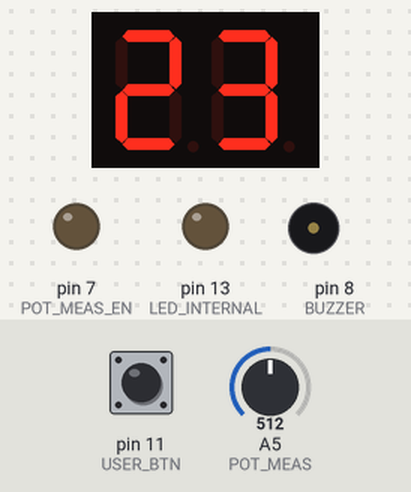
The sketch below on a simulated Arduino Uno, built with avr-gcc and run on an emulated ATmega328P. On the bench: 2-digit seven-segment display, output pins drawn as LEDs (lit = HIGH), buzzer (waves = sounding, pin HIGH). Wiring (inferred from the names in the program): 2-digit 7-segment display, segments lit when HIGH: segments pin 0, pin 3, pin 4, pin 6, pin 5, pin 2, pin 1; digit selects pin 9, pin 10. Dashed ring = blinking. The test bench sets the inputs (shaded band); at power-on: pin 11 (USER_BTN) HIGH, A5 (POT_MEAS) = 512. The segment pins are drawn as the display they are named for; pins used as bus, display or sensor lines are not drawn.

Above: at 1.2 s.
1.3 s: pin 11 (USER_BTN) pulled LOW for 0.15 s
At 3.3 s:
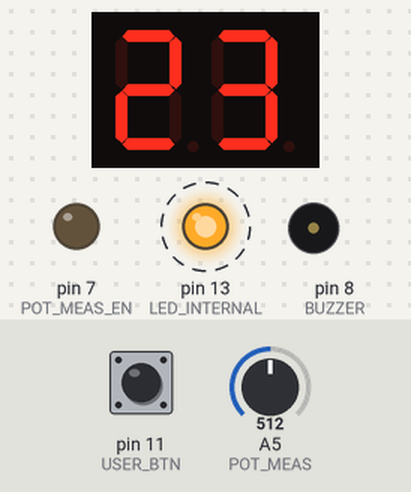
4.4 s: pin 11 (USER_BTN) pulled LOW for 3.2 s
At 8.1 s:
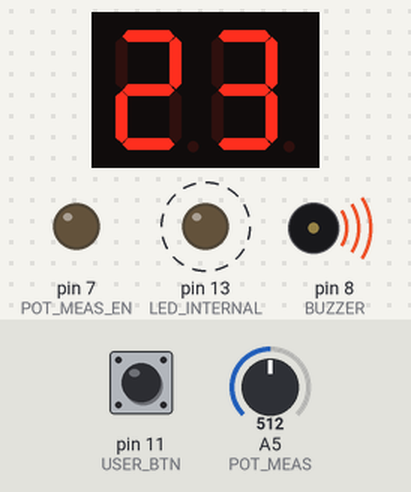
9.1 s: A5 (POT_MEAS) set to 716
At 10.2 s:
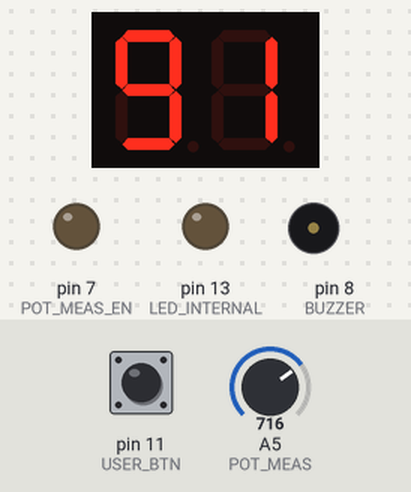
10.8 s: A5 (POT_MEAS) set to 900
At 11.8 s:
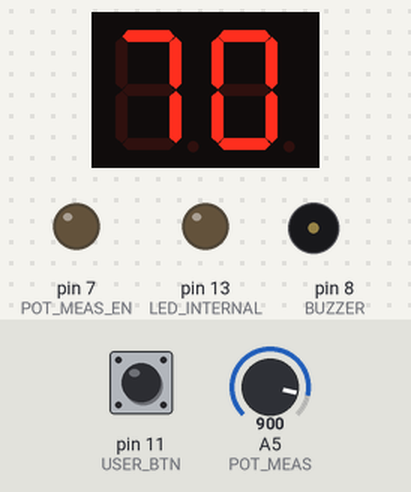
12.5 s: A5 (POT_MEAS) set to 1023
At 13.4 s:
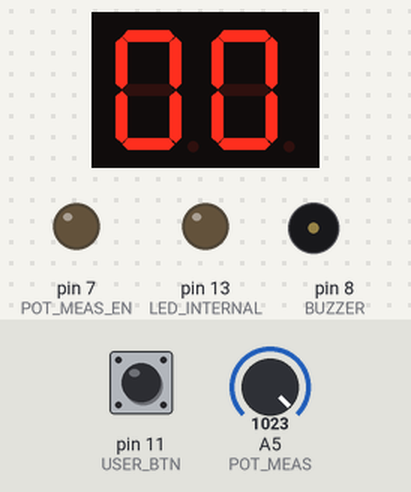
Timing chart, 0 to 15.2 s (numbered marks = the images above; inputs shaded):
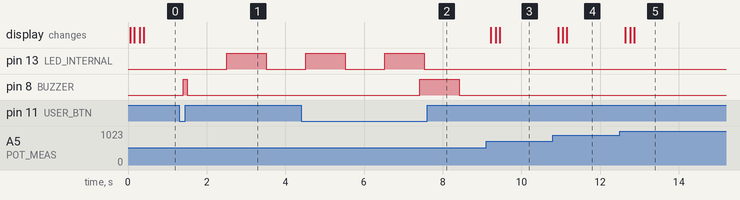

Measured:
- after the input at 1.3 s, pin 13 (LED_INTERNAL): LOW → HIGH after 1.2 s, → LOW 1.0 s later; pin 8 (BUZZER): LOW → HIGH after 0.10 s, → LOW 0.10 s later
- after the input at 4.4 s, pin 8 (BUZZER): LOW → HIGH after 3.0 s, → LOW 1.0 s later
- after the input at 9.1 s, the display: first changes after 0.12 s (image 3 shows a later state)
- after the input at 10.8 s, the display: first changes after 0.14 s (image 4 shows a later state)
- after the input at 12.5 s, the display: first changes after 0.14 s (image 5 shows a later state)

The sketch:

kitchen_timer.ino
```cpp
/*==================================================================
    Includes
===================================================================*/

#include <stdbool.h>

/*==================================================================
    Object-like macros
===================================================================*/

// Potentiometer value measurement period in ms
#define POTENTIOMETER_TIMEOUT_MS (100U)
// Display refresh rate in ms
#define DISPLAY_TIMEOUT_MS (10U)
// A minute converted to ms
#define ONE_MINUTE_MS (60000U)
// A second converted to ms
#define ONE_SECOND_MS (1000U)
// Min. and max. values to be accepted from potentiometer
#define POT_ADC_MIN (20U)
#define POT_ADC_MAX (1024U)
// Max. number to be shown on the display
#define DISPLAY_MAX_NUM (60U)
// Number of samples for mean value calculation
#define MEAN_SAMPLE_COUNT (3U)
// Button press time threshold to lock the display
#define DISPLAY_LOCK_TIME_MS (100U)
// Button press time threshold to unlock the display
#define DISPLAY_UNLOCKED_TIME_MS (3000U)
/*==================================================================
    Function-like macros
===================================================================*/

#define BTN_PRESSED(x) ((x) == 0U)

/*==================================================================
    Local types
===================================================================*/

// Digital pin connection mapping
enum
{
  SEG_A = 0,
  SEG_G = 1,
  SEG_F = 2,
  SEG_B = 3,
  SEG_C = 4,
  SEG_E = 5,
  SEG_D = 6,
  POT_MEAS_EN = 7,
  BUZZER = 8,
  FIRST_DIGIT_EN = 9,
  SEC_DIGIT_EN = 10,
  USER_BTN = 11,
  LED_INTERNAL = 13
};

// Analog pin connection mapping
enum
{
  POT_MEAS = 5
};

// Possible display states
typedef enum
{
  DISPLAY_UNLOCKED = 0,
  DISPLAY_LOCKED = 1
} display_state_t;

/*==================================================================
    Local objects
===================================================================*/

static volatile bool measurement_pending;
static volatile uint32_t potentiometer_cntr;
static volatile uint32_t display_cntr;
static volatile uint32_t locked_state_cntr;
static volatile uint16_t locked_state_led_cntr;
static int potentiometer_readout;
static volatile int current_display;
static uint8_t minutes_calculated;
static volatile uint8_t minutes_set;
static volatile uint32_t sys_tick_cntr;
static display_state_t display_state;

/*==================================================================
    Local function declarations
===================================================================*/

static void setup_pins(void);
static void setup_timers(void);
static void setup_leds(void);
static void make_sound(int millis);
static void write_digit(uint8_t digit);
static uint32_t read_potentiometer(void);
static uint8_t calculate_minutes(uint32_t readout);
static void write_digit(uint8_t digit);
static void detect_button(void);

/*==================================================================
    Function definitions
===================================================================*/

/**
 * @brief Initial pin setup.
 *
 * This functions sets mode for used pins.
 *
 * @return None
 */
static void setup_pins(void)
{
  pinMode(SEC_DIGIT_EN, OUTPUT);   // Set second digit enable pin as output
  pinMode(FIRST_DIGIT_EN, OUTPUT); // Set first digit enable pin as output
  pinMode(SEG_D, OUTPUT);          // Set segment D pin as output
  pinMode(SEG_E, OUTPUT);          // Set segment E pin as output
  pinMode(SEG_C, OUTPUT);          // Set segment C pin as output
  pinMode(SEG_B, OUTPUT);          // Set segment B pin as output
  pinMode(SEG_F, OUTPUT);          // Set segment F pin as output
  pinMode(SEG_A, OUTPUT);          // Set segment A pin as output
  pinMode(SEG_G, OUTPUT);          // Set segment G pin as output
  pinMode(POT_MEAS_EN, OUTPUT);    // Set potentiometer enable pin as output
  pinMode(BUZZER, OUTPUT);         // Set buzzer pin as output
  pinMode(USER_BTN, INPUT_PULLUP); // Set user button pin as input
  pinMode(LED_INTERNAL, OUTPUT);   // Set internal LED pin as output
}

/**
 * @brief Initial timer setup.
 *
 * This functions configures used timers.
 *
 * @return None
 */
static void setup_timers(void)
{
  TCCR1A = 0x00U;
  TCCR1B = 0x00U;
  TCCR1B |= 0x01U; // prescaler = 1
  TCNT1 = 0xC180U; // preloading 16-bit timer with 49536 to get 1 ms ticks (65536 - 49536 = 16000)
  TIMSK1 = 0x01U;
}

/**
 * @brief Initial 7-seg display setup.
 *
 * This functions sets initial state for 7-seg display.
 *
 * @return None
 */
static void setup_7seg_display(void)
{
  /* Disable both parts of the display */
  digitalWrite(FIRST_DIGIT_EN, 0U);
  digitalWrite(SEC_DIGIT_EN, 0U);
}

/**
 * @brief Activates buzzer.
 *
 * This functions activates buzzer for a specific period.
 *
 * @param millis Period of buzzer activation in ms.
 * @return None
 */
static void make_sound(int millis)
{
  digitalWrite(BUZZER, 1U);
  delay(millis);
  digitalWrite(BUZZER, 0U);
}

/**
 * @brief Reads current potentiometer value.
 *
 * This functions reads current value of analog input connected to potentiometer.
 *
 * @return uint32_t Potentiometer voltage value.
 */
static uint32_t read_potentiometer(void)
{
  uint32_t readout;

  /* Activate the output connected to potentiometer. */
  digitalWrite(POT_MEAS_EN, 1U);
  /* Wait for the voltage to stabilize and then read it. */
  delayMicroseconds(100U);
  readout = analogRead(POT_MEAS);
  /* Deactivate the output to save energy. */
  digitalWrite(POT_MEAS_EN, 0U);

  return readout;
}

/**
 * @brief Calculates current number of minutes.
 *
 * This function uses current readout from the potentiometer as well as
 * previous ones to calculate number of minutes to be displayed.
 *
 * @param readout Value read from potentiometer analog input.
 * @return uint8_t Number of minutes to be displayed.
 */
static uint8_t calculate_minutes(uint32_t readout)
{
  static uint8_t minutes[MEAN_SAMPLE_COUNT] = {0U};
  static uint8_t sample_num = 0U;
  uint16_t minutes_sum = 0U;
  uint8_t minutes_mean_val = 0U;
  const uint8_t units_per_min = (uint8_t)((uint16_t)(POT_ADC_MAX - POT_ADC_MIN) / (uint8_t)DISPLAY_MAX_NUM);

  /* write new sample to array */
  minutes[sample_num] = (POT_ADC_MAX - readout) / units_per_min;

  /* Calculate mean value for last MEAN_SAMPLE_COUNT samples */
  for (uint8_t i = 0U; i < MEAN_SAMPLE_COUNT; i++)
  {
    minutes_sum += minutes[i];
  }
  minutes_mean_val = (uint8_t)(minutes_sum / MEAN_SAMPLE_COUNT);

  /* Limit mean value to DISPLAY_MAX_NUM minutes */
  if (minutes_mean_val > DISPLAY_MAX_NUM)
  {
    minutes_mean_val = DISPLAY_MAX_NUM;
  }

  /* Change current sample number to overwrite the oldest one */
  if (sample_num < (MEAN_SAMPLE_COUNT - 1U))
  {
    sample_num++;
  }
  else
  {
    sample_num = 0U;
  }

  return minutes_mean_val;
}

/**
 * @brief Sets outputs to display a digit.
 *
 * This function sets outputs connected to a 7-seg display
 * to show a specific digit.
 *
 * @param digit Digit to be displayed.
 * @return None
 */
static void write_digit(uint8_t digit)
{
  switch (digit)
  {
  case 0:
  {
    digitalWrite(SEG_D, 1U);
    digitalWrite(SEG_C, 1U);
    digitalWrite(SEG_B, 1U);
    digitalWrite(SEG_A, 1U);
    digitalWrite(SEG_F, 1U);
    digitalWrite(SEG_E, 1U);
    digitalWrite(SEG_G, 0U);
    break;
  }
  case 1:
  {
    digitalWrite(SEG_D, 0U);
    digitalWrite(SEG_C, 1U);
    digitalWrite(SEG_B, 1U);
    digitalWrite(SEG_A, 0U);
    digitalWrite(SEG_F, 0U);
    digitalWrite(SEG_E, 0U);
    digitalWrite(SEG_G, 0U);
    break;
  }
  case 2:
  {
    digitalWrite(SEG_D, 1U);
    digitalWrite(SEG_C, 0U);
    digitalWrite(SEG_B, 1U);
    digitalWrite(SEG_A, 1U);
    digitalWrite(SEG_F, 0U);
    digitalWrite(SEG_E, 1U);
    digitalWrite(SEG_G, 1U);
    break;
  }
  case 3:
  {
    digitalWrite(SEG_D, 1U);
    digitalWrite(SEG_C, 1U);
    digitalWrite(SEG_B, 1U);
    digitalWrite(SEG_A, 1U);
    digitalWrite(SEG_F, 0U);
    digitalWrite(SEG_E, 0U);
    digitalWrite(SEG_G, 1U);
    break;
  }
  case 4:
  {
    digitalWrite(SEG_D, 0U);
    digitalWrite(SEG_C, 1U);
    digitalWrite(SEG_B, 1U);
    digitalWrite(SEG_A, 0U);
    digitalWrite(SEG_F, 1U);
    digitalWrite(SEG_E, 0U);
    digitalWrite(SEG_G, 1U);
    break;
  }
  case 5:
  {
    digitalWrite(SEG_D, 1U);
    digitalWrite(SEG_C, 1U);
    digitalWrite(SEG_B, 0U);
    digitalWrite(SEG_A, 1U);
    digitalWrite(SEG_F, 1U);
    digitalWrite(SEG_E, 0U);
    digitalWrite(SEG_G, 1U);
    break;
  }
  case 6:
  {
    digitalWrite(SEG_D, 1U);
    digitalWrite(SEG_C, 1U);
    digitalWrite(SEG_B, 0U);
    digitalWrite(SEG_A, 1U);
    digitalWrite(SEG_F, 1U);
    digitalWrite(SEG_E, 1U);
    digitalWrite(SEG_G, 1U);
    break;
  }
  case 7:
  {
    digitalWrite(SEG_D, 0U);
    digitalWrite(SEG_C, 1U);
    digitalWrite(SEG_B, 1U);
    digitalWrite(SEG_A, 1U);
    digitalWrite(SEG_F, 0U);
    digitalWrite(SEG_E, 0U);
    digitalWrite(SEG_G, 0U);
    break;
  }
  case 8:
  {
    digitalWrite(SEG_D, 1U);
    digitalWrite(SEG_C, 1U);
    digitalWrite(SEG_B, 1U);
    digitalWrite(SEG_A, 1U);
    digitalWrite(SEG_F, 1U);
    digitalWrite(SEG_E, 1U);
    digitalWrite(SEG_G, 1U);
    break;
  }
  case 9:
  {
    digitalWrite(SEG_D, 1U);
    digitalWrite(SEG_C, 1U);
    digitalWrite(SEG_B, 1U);
    digitalWrite(SEG_A, 1U);
    digitalWrite(SEG_F, 1U);
    digitalWrite(SEG_E, 0U);
    digitalWrite(SEG_G, 1U);
    break;
  }
  default:
  {
    /* Do nothing */
    break;
  }
  }
}

/**
 * @brief TIM1 overflow IRQ.
 *
 * This functions uses current readout from the potentiometer as well as
 * previous ones to calculate number of minutes to be displayed.
 */
ISR(TIMER1_OVF_vect)
{
  sys_tick_cntr++;

  TCNT1 = 0xC180U; // preloading 16-bit timer with 49536 to get 1 ms ticks (65536 - 49536 = 16000)

  /* Countdown to the next potentiometer measurement */
  potentiometer_cntr--;
  if (0U == potentiometer_cntr)
  {
    potentiometer_cntr = POTENTIOMETER_TIMEOUT_MS;
    measurement_pending = true;
  }

  /* Countdown to the next display refresh */
  display_cntr--;
  if (0U == display_cntr)
  {
    /* Toggle active display part and write current digit */
    if (FIRST_DIGIT_EN == current_display)
    {
      digitalWrite(FIRST_DIGIT_EN, 1U);
      digitalWrite(SEC_DIGIT_EN, 0U);
      if (DISPLAY_UNLOCKED == display_state)
      {
        write_digit(minutes_calculated / 10U);
      }
      else
      {
        write_digit(minutes_set / 10U);
      }
      current_display = SEC_DIGIT_EN;
    }
    else
    {
      digitalWrite(FIRST_DIGIT_EN, 0U);
      digitalWrite(SEC_DIGIT_EN, 1U);
      if (DISPLAY_UNLOCKED == display_state)
      {
        write_digit(minutes_calculated - ((minutes_calculated / 10U) * 10));
      }
      else
      {
        write_digit(minutes_set - ((minutes_set / 10U) * 10));
      }
      current_display = FIRST_DIGIT_EN;
    }

    display_cntr = DISPLAY_TIMEOUT_MS;
  }

  /* Countdown of minutes when display is locked */
  if ((DISPLAY_LOCKED == display_state) && (minutes_set > 0U))
  {
    /* Update locked display value every minute */
    locked_state_cntr--;
    if (0U == locked_state_cntr)
    {
      minutes_set--;
      locked_state_cntr = ONE_MINUTE_MS;
    }
    /* Toggle LED state every second */
    locked_state_led_cntr--;
    if (0U == locked_state_led_cntr)
    {
      digitalWrite(LED_INTERNAL, !digitalRead(LED_INTERNAL));
      locked_state_led_cntr = ONE_SECOND_MS;
    }
  }
}

/**
 * @brief Detects a button press.
 *
 * This functions detects if user button is pressed and locks/unlocks
 * the display state accordingly.
 *
 * @return None
 */
static void detect_button(void)
{
  static uint8_t btn_state_prev;
  static uint32_t btn_change_start;
  static bool btn_state_changed = false;
  uint8_t btn_state;

  btn_state = digitalRead(USER_BTN);

  if (btn_state_prev != btn_state)
  {
    btn_state_changed = true;
    btn_change_start = sys_tick_cntr;
  }

  if (true == btn_state_changed)
  {
    switch (display_state)
    {
    case DISPLAY_LOCKED:
    {
      if (BTN_PRESSED(btn_state) && ((sys_tick_cntr - btn_change_start) > DISPLAY_UNLOCKED_TIME_MS))
      {
        make_sound(1000);
        display_state = DISPLAY_UNLOCKED;
        btn_state_changed = false;
      }
      break;
    }
    case DISPLAY_UNLOCKED:
    {
      if (BTN_PRESSED(btn_state) && ((sys_tick_cntr - btn_change_start) > DISPLAY_LOCK_TIME_MS))
      {
        make_sound(100);
        minutes_set = minutes_calculated;
        locked_state_cntr = ONE_MINUTE_MS;
        locked_state_led_cntr = ONE_SECOND_MS;
        display_state = DISPLAY_LOCKED;
        btn_state_changed = false;
      }
      break;
    }
    }
  }

  btn_state_prev = btn_state;
}

/**
 * @brief Initial setup.
 *
 * This functions performs general initial setup. Called once at the beggining.
 *
 * @return None
 */
void setup()
{
  setup_pins();
  setup_timers();
  setup_7seg_display();
  display_state = DISPLAY_UNLOCKED;
  current_display = FIRST_DIGIT_EN;
  measurement_pending = false;
  potentiometer_readout = 0U;
  minutes_calculated = 0U;
  minutes_set = 0U;

  potentiometer_cntr = POTENTIOMETER_TIMEOUT_MS;
  display_cntr = DISPLAY_TIMEOUT_MS;
  sys_tick_cntr = 0U;
}

/**
 * @brief Main loop function.
 *
 * This functions is called in a loop after the setup.
 *
 * @return None
 */
void loop()
{
  uint32_t readout;

  /* Check if it's time to read potentiometer value. */
  if (true == measurement_pending)
  {
    measurement_pending = false;
    readout = read_potentiometer();
    minutes_calculated = calculate_minutes(readout);
  }

  detect_button();

  /* Check if time countdown has finished */
  if ((DISPLAY_LOCKED == display_state) && (0U == minutes_set))
  {
    make_sound(500);
    display_state = DISPLAY_UNLOCKED;
  }
}
```
